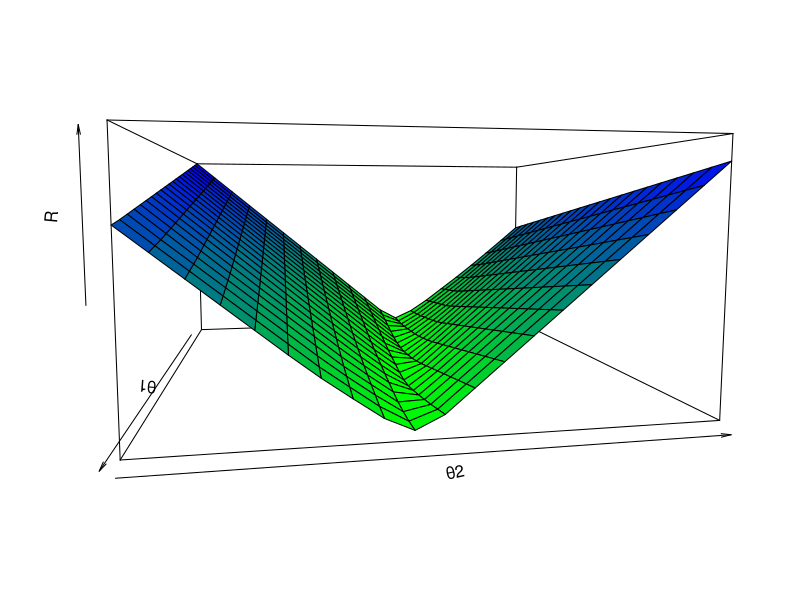

Source code (R): (Note: this script raises an error after producing the figure.)
## Compare the risk functions of different possible models

#######
# Create sample data
set.seed(1234)

#number of data points
n <- 15

# errors
sd <- 2
eps <- rnorm(n = n , mean = 0, sd = sd)

# x values
x <- seq (1,10,length.out = n)

#calculate the values of the function with errors
##linear model 
b0 <- 1
b1 <- 0.5
y <- b0 + b1*x + eps

#propsed thetas
theta_1 <- c(  4, 3,1, -9)
theta_2 <- c( 1, 7,0.5, 1.8)

#------------------------------
risk  <- function (x, y, n, theta_1, theta_2){
  length <- length(theta_1)
  result <- rep(0,length)
  for (i in 1:length){
    result[i] <- sum (abs(y - (theta_1[i] + theta_2[i]*x)))
  }
  result
}

########################################################################
#show table
##empirical risk for the differen thetas
r_emp <- risk(x,y,n, theta_1, theta_2)
theta_risk_df <- data.frame( theta_1 = theta_1, theta_2 = theta_2, r_emp = round(r_emp,2)) 
theta_risk_df
########################################################################
#-----------------------------
x1seq = seq(-10,10,1)
x2seq = seq(-10,10,1)
m = length(x1seq)
z = outer(x1seq,x2seq,FUN=function(x1,x2) risk(x,y,n,x1, x2))

##############
#create interpolating colors
##############
#source: http://www.imsbio.co.jp/RGM/R_rdfile?f=graphics/man/persp.Rd&d=R_rel
nrz <- nrow(z)
ncz <- ncol(z)
# Create a function interpolating colors in the range of specified colors
jet.colors <- colorRampPalette( c("green", "blue") )
# Generate the desired number of colors from this palette
nbcol <- 100
color <- jet.colors(nbcol)
# Compute the z-value at the facet centres
zfacet <- z[-1, -1] + z[-1, -ncz] + z[-nrz, -1] + z[-nrz, -ncz]
# Recode facet z-values into color indices
facetcol <- cut(zfacet, nbcol)
#> persp(x, y, z, col = color[facetcol], phi = 30, theta = -30)

#################
#create surface plot
##################
png(file=sprintf("figure/ml-basic-riskmin-error-surface.png"))
#par(mai=rep(0,4)); par(omi=rep(0,4))
pmat <- persp(x1seq, x2seq, z,
      #theta=75, 
      #phi=55, 
      theta=80, 
      phi=5, 
      r=1, 
      #shade = 1, 
      #axes = TRUE, 
      scale = TRUE, 
      #box = FALSE, 
      expand =  0.5,        # Shrinking/growing of z values
      #border = NA,
      nticks=3, 
      #ticktype="detailed", 
      #zlim = c(0, 3), 
      col = color[facetcol],#col = "lightblue",
      xlab = expression("θ1"), 
      ylab = expression("θ2"),
      zlab="R")

# add example thetas as dots 
mypoints = trans3d(theta_1, theta_2, r_emp, pmat = pmat)
col = alpha("blueviolet")  
points(mypoints, pch = 19, col = "blueviolet", cex = 1.2)



dev.off()


